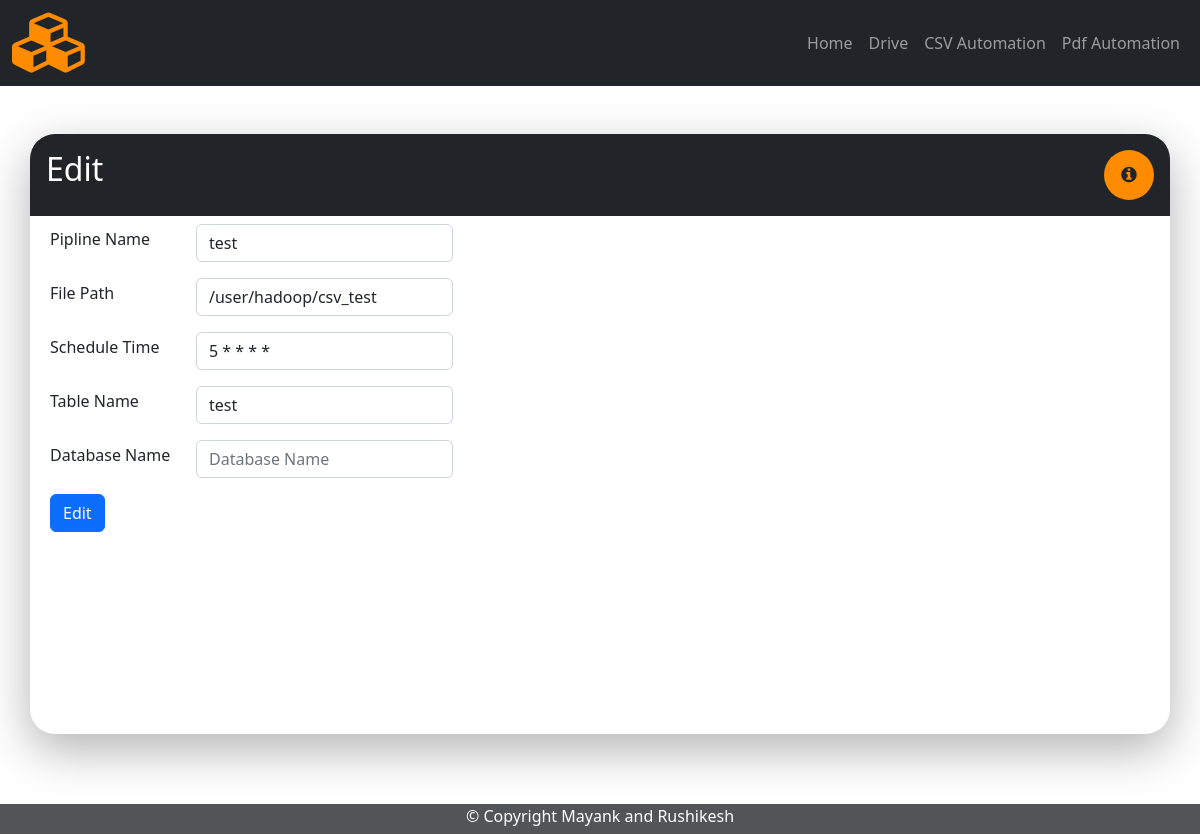
The page /edit/5/ on the database its author committed.
### tool/models.py (models this page shows)
class PiplineDetails(models.Model):
    id = models.AutoField(primary_key=True)
    text = models.CharField(max_length=30,default=None)
    file_type = models.CharField(max_length=30,default=None)
    file_path = models.CharField(max_length=30,default=None)
    schedule_time = models.CharField(max_length=30,default=None)
    table_name = models.CharField(max_length=30,default=None)

### tool/views.py (the view)
# urls.py: path('edit/<int:id>/',views.edit,name='edit'),
def edit(request,id):
    if request.method == 'POST':
        if request.POST['piplineName'] != "" and request.POST['fileType'] != "" and request.POST['filePath'] != "" and request.POST['scheduleTime'] != "" and request.POST['tableName'] != "" and request.POST['databaseName'] != "":
            PiplineDetails.objects.filter(id=request.POST['piplineId']).update(text = request.POST['piplineName'] ,file_path = request.POST['filePath'] , schedule_time = request.POST['scheduleTime'] , table_name = request.POST['tableName'], database_name = request.POST['databaseName'])
            if request.POST['fileType'] == "CSV":
                return redirect("csv_home")
            else:
                return redirect("pdf_home")
        return redirect(request.META['HTTP_REFERER'])
    else:
        pipline_details = PiplineDetails.objects.filter(id=id).values()
        context = {
            'pipline_details': pipline_details,
        }
        return render(request,'common/edit.html',context)

### templates/common/edit.html (shortened to what this page needs)
{% extends 'base.html' %}
{% block content %}
<div class="container shadow-container min-height-con mt-5 overflow-hidden round-edge">
	<div class="row bg-dark text-white">
		<div class="col-sm-7 p-3">
			<h2>Edit</h2>
		</div>
		<div class="col-sm-5 p-3">
            <div class="float-end">
                <button type="button" class="btn icon-color btn-circle btn-lg btn-outline-light" data-bs-toggle="tooltip" data-bs-placement="bottom" title="Shell script and spark submit is used to enter the data into the hive"><i class="fa fa-info-circle" aria-hidden="true"></i></button>
            </div>
        </div>
	</div>
	<div class="p-2">
		<form action="" method="post">
			<div class="mb-3">
				<div class="row g-3 align-items-center">
					<div class="col-auto">
			  			<label class="form-label" style="width: 130px;">Pipline Name</label>
					</div>
					<div class="col-auto">
						<input type="piplineName" class="form-control" name="piplineName" placeholder="Pipline name" value="{{pipline_details.0.text}}">
					</div>
				</div>
			</div>
			<div class="mb-3">
				<div class="row g-3 align-items-center">
					<div class="col-auto">
			  			<label class="form-label" style="width: 130px;">File Path</label>
					</div>
					<div class="col-auto">
						<input type="filePath" class="form-control" name="filePath" placeholder="HDFS file path" value="{{pipline_details.0.file_path}}">
					</div>
				</div>
			</div>
			<div class="mb-3">
				<div class="row g-3 align-items-center">
					<div class="col-auto">
			  			<label class="form-label" style="width: 130px;">Schedule Time</label>
					</div>
					<div class="col-auto">
						<input type="scheduleTime" class="form-control" name="scheduleTime" placeholder="Schedule Cron Time" value="{{pipline_details.0.schedule_time}}">
					</div>
				</div>
			</div>
			<div class="mb-3">
				<div class="row g-3 align-items-center">
					<div class="col-auto">
			  			<label class="form-label" style="width: 130px;">Table Name</label>
					</div>
					<div class="col-auto">
						<input type="tableName" class="form-control" name="tableName" placeholder="Table Name" value="{{pipline_details.0.table_name}}">
					</div>
				</div>
			</div>
			<div class="mb-3">
				<div class="row g-3 align-items-center">
					<div class="col-auto">
			  			<label class="form-label" style="width: 130px;">Database Name</label>
					</div>
					<div class="col-auto">
						<input type="databaseName" class="form-control" name="databaseName" placeholder="Database Name" value="{{pipline_details.0.database_name}}">
					</div>
				</div>
			</div>
			<button type="submit" class="btn btn-primary">Edit</button>
		</form>
	</div>
</div>
<div class="min-height-bottom">
</div>
{% endblock %}

### static/styles/base.css (style rules this page uses)
.btn-circle { width: 30px; height: 30px; text-align: center; padding: 6px 0; font-size: 12px; line-height: 1.428571429; border-radius: 15px; }
.btn-circle.btn-lg { width: 50px; height: 50px; padding: 10px 16px; font-size: 18px; line-height: 1.33; border-radius: 25px; border:none; }
.icon-color { background: #FF8C00; color: rgba(var(--bs-dark-rgb),var(--bs-bg-opacity))!important; }
.round-edge { border-radius: 25px; }
.shadow-container { box-shadow: 0 1rem 3rem rgba(0,0,0,.300)!important; }
.min-height-con { min-height: 600px; }
.min-height-bottom { min-height: 100px; }

### rows shown on the page
PiplineDetails: piplineName "test", filePath "/user/hadoop/csv_test", scheduleTime "5 * * * *", tableName "test"
